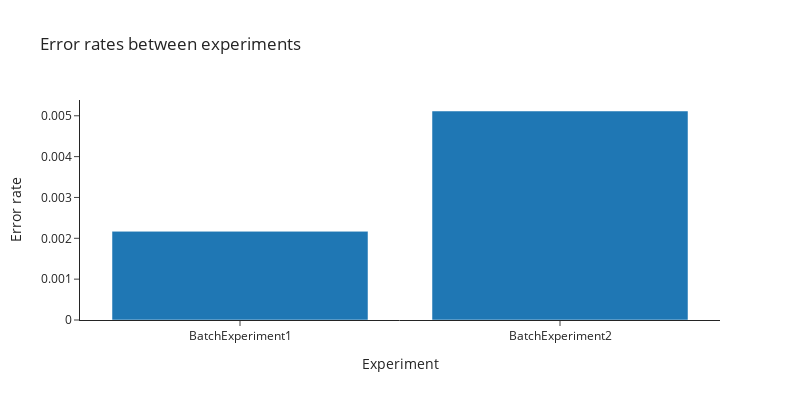

Notebook cell for this chart:
### Markdown cell above
# Error rate by experiment

### Code cell
df = pd.read_csv(f'{path}errorperseq_batch_{decoding_type}.txt', sep=',', names=['Experiment', 'Error rate'])
df['Error rate'] = df['Error rate'] / sequence_length

px.bar(
    df,
    x='Experiment',
    y='Error rate',
    title='Error rates between experiments',
    template='simple_white',
    width=800,
    height=400,
).update_layout(barmode='group')

### Figure 1 — Plotly figure (JSON) as saved in the notebook; plotly's stock layout.template omitted (floating-point values rounded to 4 significant figures)
{"data": [{"alignmentgroup": "True", "hovertemplate": "Experiment=%{x}<br>Error rate=%{y}<extra></extra>", "legendgroup": "", "marker": {"color": "#1F77B4", "pattern": {"shape": ""}}, "name": "", "offsetgroup": "", "orientation": "v", "showlegend": false, "textposition": "auto", "type": "bar", "x": ["BatchExperiment1", "BatchExperiment2"], "xaxis": "x", "y": [0.002172, 0.005117], "yaxis": "y"}], "layout": {"barmode": "group", "height": 400, "legend": {"tracegroupgap": 0}, "title": {"text": "Error rates between experiments"}, "width": 800, "xaxis": {"anchor": "y", "domain": [0, 1], "title": {"text": "Experiment"}}, "yaxis": {"anchor": "x", "domain": [0, 1], "title": {"text": "Error rate"}}}}
